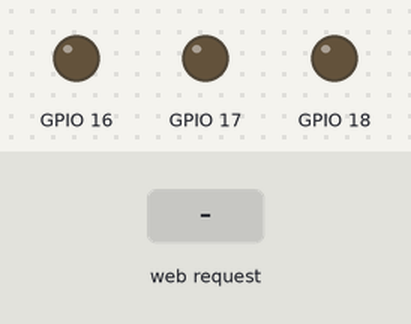
The sketch below on a simulated ESP32. On the bench: output pins drawn as LEDs (lit = HIGH). The test bench sets the inputs (shaded band).

Above: at 1.2 s.
1.3 s: HTTP request GET /up received
At 2.5 s:
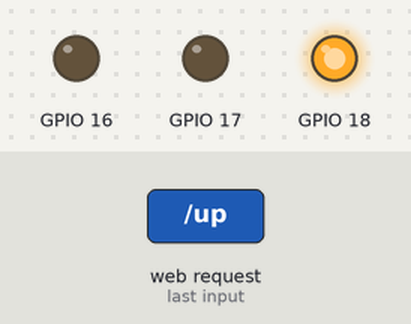
2.8 s: HTTP request GET /down received
At 3.8 s:
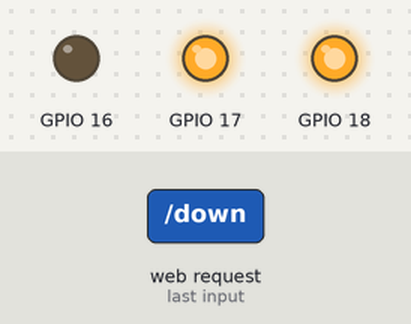
4.3 s: HTTP request GET /right received
At 4.9 s:
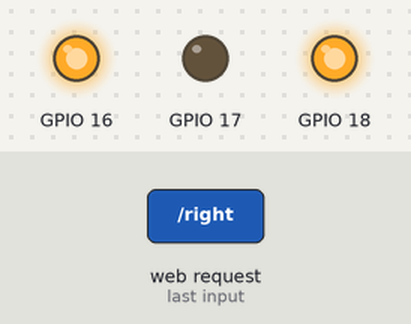
5.8 s: HTTP request GET /left received
At 6.1 s:
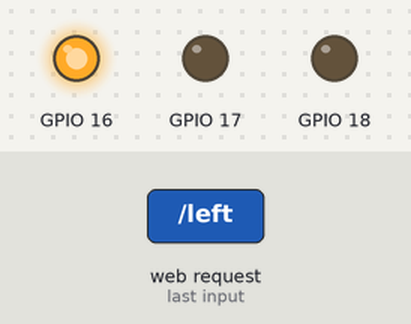
7.3 s: HTTP request GET /paus received
At 8.4 s:
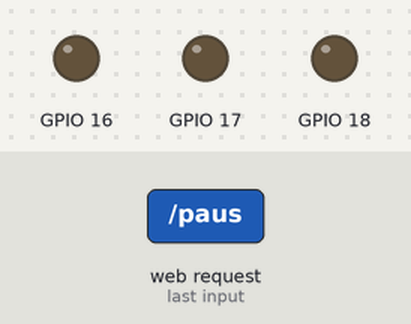
Timing chart, 0 to 9.8 s (numbered marks = the images above; inputs shaded):
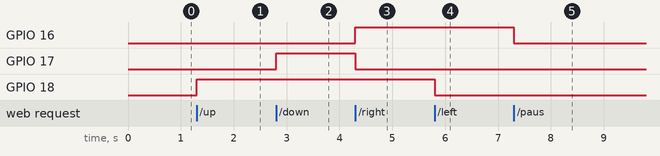

Measured:
- after the input at 1.3 s, GPIO 18: LOW → HIGH at once
- after the input at 2.8 s, GPIO 17: LOW → HIGH at once
- after the input at 4.3 s, GPIO 16: LOW → HIGH at once; GPIO 17: HIGH → LOW at once
- after the input at 5.8 s, GPIO 18: HIGH → LOW at once
- after the input at 7.3 s, GPIO 16: HIGH → LOW at once

The sketch:

ESP8266.ino
```cpp
#include <WiFi.h>
#include <WebServer.h>
/*Put your SSID & Password*/
const char* ssid = "drona";  // Enter SSID here
const char* password = "auvdrona";  //Enter Password here

IPAddress local_ip(192,168,1,1);
IPAddress gateway(192,168,1,1);
IPAddress subnet(255,255,255,0);

WebServer server(80);
boolean right_status=LOW;
 boolean left_status = LOW;
boolean  up_status = LOW;
boolean  down_status = LOW;
 boolean paus_status = LOW;

void setup() {
  Serial.begin(9600);
  pinMode(16, OUTPUT);
  pinMode(17, OUTPUT);
  pinMode(18, OUTPUT);

  //Serial.println("Connecting to ");
  //Serial.println(ssid);

  WiFi.softAP(ssid, password);
  WiFi.softAPConfig(local_ip, gateway, subnet);

  server.on("/", handle_OnConnect);
  server.on("/up", up);
  server.on("/down", down);
  server.on("/right", right);
  server.on("/left", left);
  server.on("/paus", paus);
  server.onNotFound(handle_NotFound);

  server.begin();
  //Serial.println("HTTP server started");
}
void loop() {
  digitalWrite(SS, HIGH);
  server.handleClient();
  if(right_status)
  {
   digitalWrite(16, HIGH);
   digitalWrite(17, LOW);
   digitalWrite(18, HIGH);
  }
  else if(left_status)
  {
   digitalWrite(16, HIGH);
   digitalWrite(17, LOW);
   digitalWrite(18, LOW);
  }
  else if(up_status)
  {
   digitalWrite(16, LOW);
   digitalWrite(17, LOW);
   digitalWrite(18, HIGH);
  }
  else if(down_status)
  {
   digitalWrite(16, LOW);
   digitalWrite(17, HIGH);
   digitalWrite(18, HIGH);
  }
  else if(paus_status)
  {
   digitalWrite(16, LOW);
   digitalWrite(17, LOW);
   digitalWrite(18, LOW);
  }
}

void handle_OnConnect() {
  right_status = LOW;
  left_status = LOW;
  up_status = LOW;
  down_status = LOW;
  paus_status = LOW;
  //Serial.println("No motion");
  server.send(200, "text/html", SendHTML(up_status,down_status,left_status,right_status,paus_status));
}

void up() {
  right_status = LOW;
  left_status = LOW;
  up_status = HIGH;
  down_status = LOW;
  paus_status = LOW;
  //Serial.println("Up: ON");
  server.send(200, "text/html", SendHTML(up_status,down_status,left_status,right_status,paus_status));
}

void down() {
  right_status = LOW;
  left_status = LOW;
  up_status = LOW;
  down_status = HIGH;
  paus_status = LOW;
  //Serial.println("Down: ON");
  server.send(200, "text/html", SendHTML(up_status,down_status,left_status,right_status,paus_status));
}

void right() {
  right_status = HIGH;
  left_status = LOW;
  up_status = LOW;
  down_status = LOW;
  paus_status = LOW;
  //Serial.println("Right Status: ON");
  server.send(200, "text/html", SendHTML(up_status,down_status,left_status,right_status,paus_status));
}

void left() {
  right_status = LOW;
  left_status = HIGH;
  up_status = LOW;
  down_status = LOW;
  paus_status = LOW;
  //Serial.println("Reft : ON");
  server.send(200, "text/html", SendHTML(up_status,down_status,left_status,right_status,paus_status));
}
void paus() {
  right_status = LOW;
  left_status = LOW;
  up_status = LOW;
  down_status = LOW;
  paus_status = HIGH;
  //Serial.println("Stalling : ON");
  server.send(200, "text/html", SendHTML(up_status,down_status,left_status,right_status,paus_status));
}

void handle_NotFound(){
  server.send(404, "text/plain", "Not found");
}

String SendHTML(uint8_t up_status,uint8_t down_status,uint8_t left_status,uint8_t right_status,uint8_t paus_status){
  String ptr = "<!DOCTYPE html> <html>\n";
  ptr +="<head><meta name=\"viewport\" content=\"width=device-width, initial-scale=1.0, user-scalable=no\">\n";
  ptr +="<title>LED Control</title>\n";
  ptr +="<style>html { font-family: Helvetica; display: inline-block; margin: 0px auto; text-align: center;}\n";
  ptr +="body{margin-top: 50px;} h1 {color: #444444;margin: 50px auto 30px;} h3 {color: #444444;margin-bottom: 50px;}\n";
  ptr +=".button { border: none; color: white; padding: 15px 32px; text-align: center; text-decoration: none; display: inline-block; font-size: 16px; margin: 4px 2px; cursor: pointer; }\n";
  ptr +=".button-upOFF {background-color: #4CAF50;}\n";
  ptr +=".button-downOFF {background-color: #4CAF50;}\n";
  ptr +=".button-rightOFF {background-color: #4CAF50;}\n";
  ptr +=".button-leftOFF {background-color: #4CAF50;}\n";
  ptr +=".button-pausOFF {background-color: #4CAF50;}\n";
  ptr +=".button-upON {background-color: #008CBA;}\n";
  ptr +=".button-downON {background-color: #008CBA;}\n";
  ptr +=".button-rightON {background-color: #008CBA;}\n";
  ptr +=".button-leftON {background-color: #008CBA;}\n";
  ptr +=".button-pausON {background-color: #008CBA;}\n";
  ptr +="p {font-size: 14px;color: #888;margin-bottom: 10px;}\n";
  ptr +="</style>\n";
  ptr +="</head>\n";
  ptr +="<body>\n";
  ptr +="<h1>ESP8266 Web Server</h1>\n";
    ptr +="<h3>Using Station(STA) Mode</h3>\n";

   if(up_status)
  {ptr +="<p>Moving up</p><a class=\"button button-upON\" href=\"/up\">ON</a>\n";}
  else
  {ptr +="<p>up</p><a class=\"button button-upOFF\" href=\"/up\">OFF</a>\n";}

  if(down_status)
  {ptr +="<p>Moving down</p><a class=\"button button-downON\" href=\"/down\">ON</a>\n";}
  else
  {ptr +="<p>down</p><a class=\"button button-downOFF\" href=\"/down\">OFF</a>\n";}

  if(left_status)
  {ptr +="<p>Moving left</p><a class=\"button button-leftON\" href=\"/left\">ON</a>\n";}
  else
  {ptr +="<p>left</p><a class=\"button button-leftOFF\" href=\"/left\">OFF</a>\n";}

  if(right_status)
  {ptr +="<p>Moving right</p><a class=\"button button-rightON\" href=\"/right\">ON</a>\n";}
  else
  {ptr +="<p>right</p><a class=\"button button-rightOFF\" href=\"/right\">OFF</a>\n";}

  if(paus_status)
  {ptr +="<p>pausd</p><a class=\"button button-pausON\" href=\"/paus\">ON</a>\n";}
  else
  {ptr +="<p>paus</p><a class=\"button button-pausOFF\" href=\"/paus\">OFF</a>\n";}

  ptr +="</body>\n";
  ptr +="</html>\n";
  return ptr;
}
```
